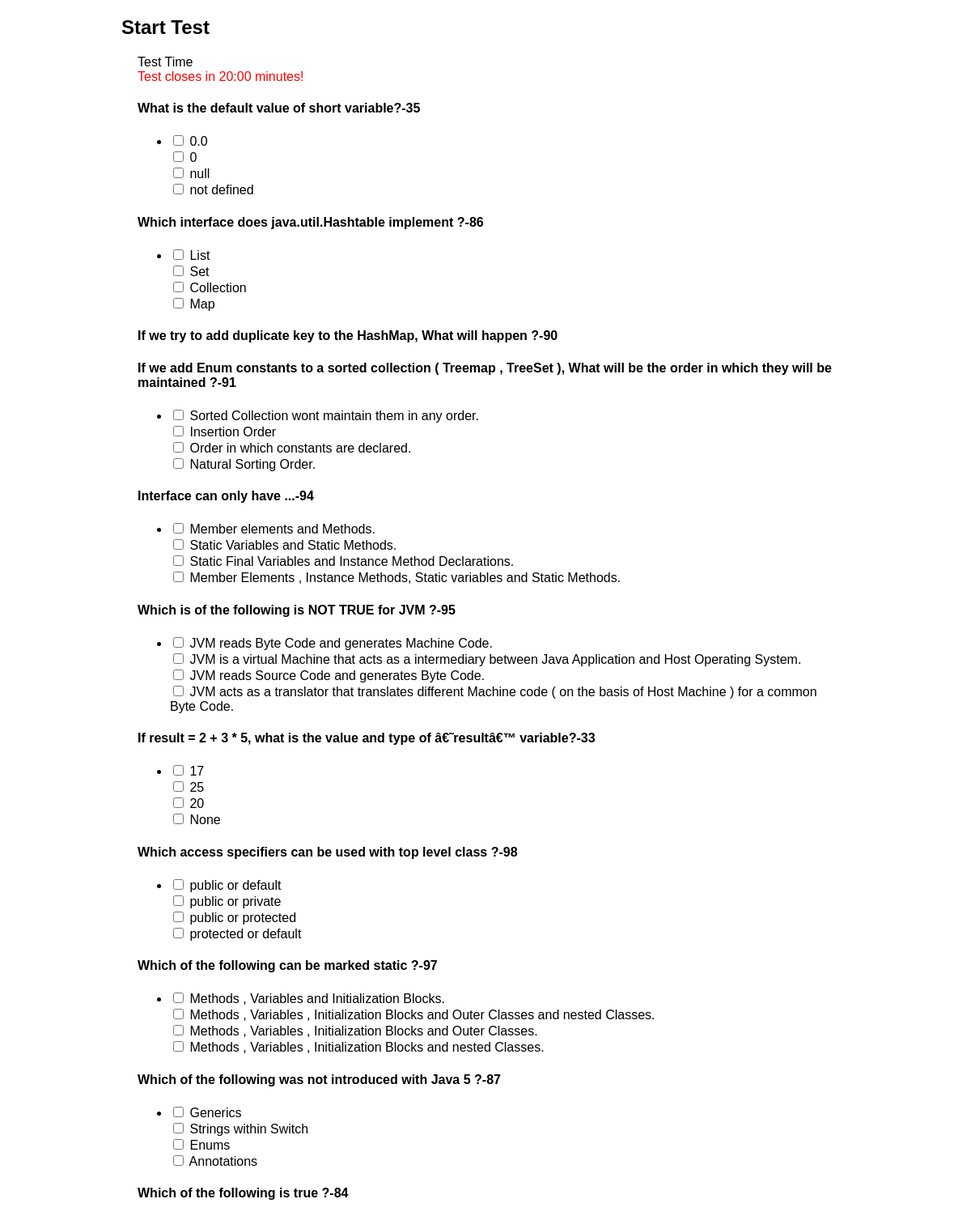
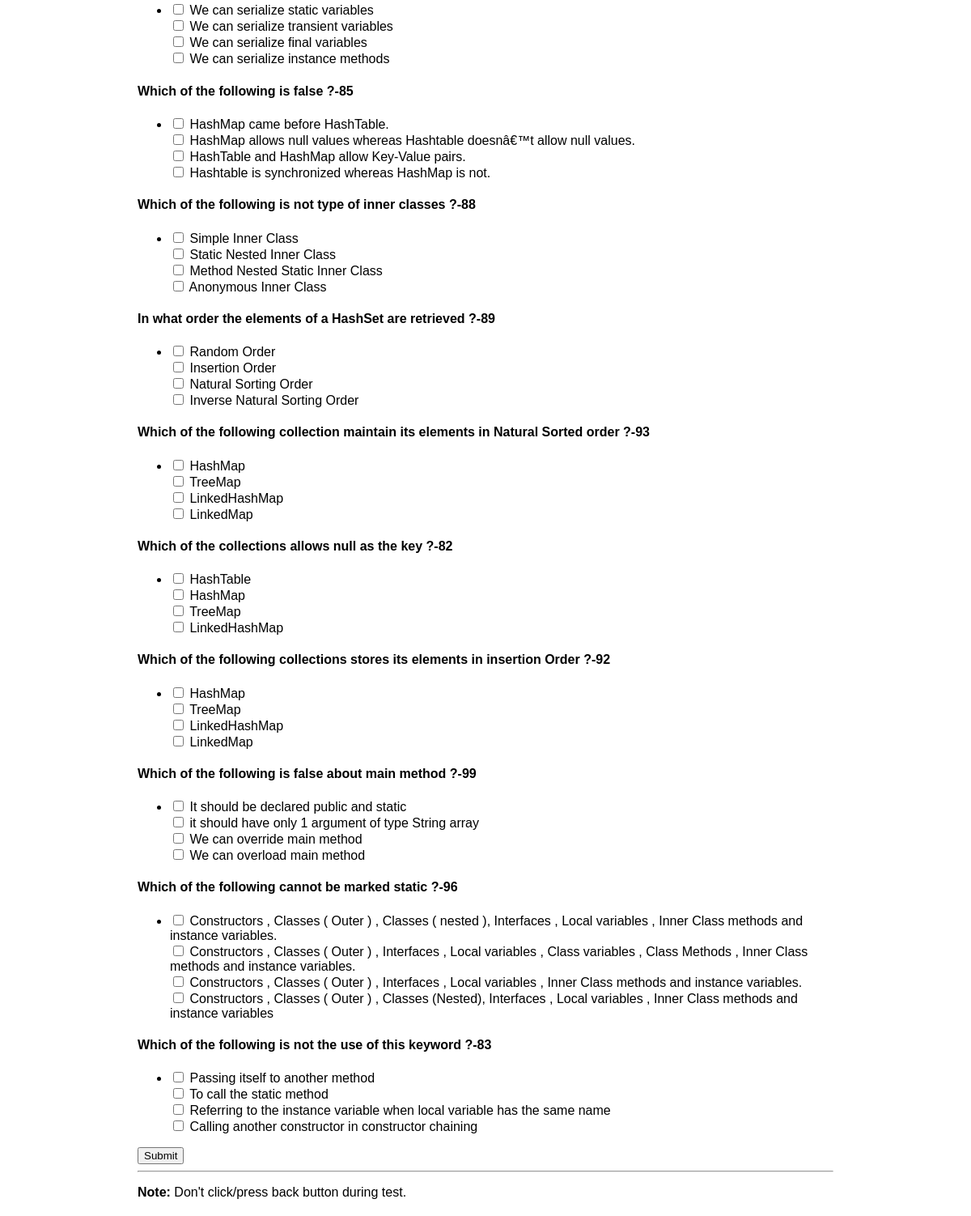
Screenshot of /php/start_test.php?cat=JAVA with the database file from the repository (2 pictures, top to bottom).
### tables this page shows
CREATE TABLE IF NOT EXISTS `questions` (
  `id` int(10) NOT NULL AUTO_INCREMENT,
  `question` varchar(400) NOT NULL,
  `category_id` int(10) NOT NULL,
  `level` varchar(10) NOT NULL,
  `isActive` tinyint(1) NOT NULL DEFAULT '1',
  PRIMARY KEY (`id`),
  KEY `category_id` (`category_id`)
);

CREATE TABLE IF NOT EXISTS `question_choices` (
  `id` int(10) NOT NULL AUTO_INCREMENT,
  `question_id` int(10) NOT NULL,
  `is_Correct_Choice` varchar(4) NOT NULL,
  `choice1` varchar(300) NOT NULL,
  `choice2` varchar(300) NOT NULL,
  `choice3` varchar(300) NOT NULL,
  `choice4` varchar(300) NOT NULL,
  `choice5` varchar(300) NOT NULL,
  `choice6` varchar(300) NOT NULL,
  `choice7` varchar(300) NOT NULL,
  `choice8` varchar(300) NOT NULL,
  `choice9` varchar(300) NOT NULL,
  `choice10` varchar(300) NOT NULL,
  PRIMARY KEY (`id`),
  KEY `question_id` (`question_id`)
);

### php/start_test.php (the view, shortened to what this page needs)
<?php
$cat = $_REQUEST['cat'];
$cat = strtoupper($cat);
$sql = "select * from category where category_name = '$cat'";
$result = mysql_query($sql) or die(mysql_error());
$value = mysql_fetch_object($result);
$cat_id = $value->id;
?>
<!DOCTYPE html>
<html lang="en">
<head>
</head>
<body oncontextmenu="return false">
<div id="content">
<div class="row">
<div class="col-md-3 col-lg-4 text-center">
<h2>Start Test</h2>
</div>
</div>
<div class="bs-example">
<div class="row">
<div class="col-md-3 col-lg-4">
<div class="panel panel-default">
                    <div class="panel-heading pull-center">Test Time</div>
                    <div class="panel-body">
                        <?php   ?> <div><font color="red">Test closes in <span id="time">20:00</span> minutes!</font></div>
                    </div>
                </div>
</div>
    <div class="col-md-8 col-lg-8">
	<form>
<?php
$sql1 = "SELECT t1.id,t1.question FROM questions t1 JOIN category t2 ON t2.id = t1.category_id WHERE t1.category_id = '$cat_id' order by RAND() LIMIT 20 ";
$result = mysql_query($sql1) or die(mysql_error());
while($row = mysql_fetch_array($result))
{
$id = $row[0];
?>	<div id="question_option" style="border:1px;">
	<div id="quest"><h4><?php echo $row[1]; echo '-' . $id; ?></h4></div>
    <div class="q_choice">
	<ul class="list-unstyled">
	<?php $sql2 = "select * from question_choices where question_id = '$id' ";
			$result2 = mysql_query($sql2) or die(mysql_error());
			while($row = mysql_fetch_object($result2))
			{
	?>
        <li><div><input type="checkbox" name="question[<?php echo $id ?>]" value="A"> <?php echo $row->choice1; ?></div>
		<div><input type="checkbox" name="question[<?php echo $id ?>]" value="B"> <?php echo $row->choice2; ?></div>
		<div><input type="checkbox" name="question[<?php echo $id ?>]" value="C"> <?php echo $row->choice3; ?></div>
		<div><input type="checkbox" name="question[<?php echo $id ?>]" value="D"> <?php echo $row->choice4; ?></div></li>
	<?php } ?>
    </ul>
	</div>
	</div>
	<?php
	}
	?>
	<button type="button" class="btn btn-danger submit_test">Submit</button>
	<hr>
	<p><b>Note:</b> Don't click/press back button during test.</p>
	</form>
    </div>
	</div>
</div>
</div>
</body>
</html>

### php/start_test.php (style rules this page uses)
.bs-example { margin: 20px; }
#content { width: 900px; margin: 0 auto; font-family:Arial, Helvetica, sans-serif; }

### rows the page displays
questions: question "What is the default value of short variable?", id "35"
question_choices: choice1 "0.0", choice2 "0", choice3 "null", choice4 "not defined"
questions: question "Which interface does java.util.Hashtable implement ?", id "86"
question_choices: choice1 "List", choice2 "Set", choice3 "Collection", choice4 "Map"
questions: question "If we try to add duplicate key to the HashMap, What will happen ?", id "90"
questions: question "If we add Enum constants to a sorted collection ( Treemap , TreeSet ), What will be the order in which they will be maintained ?", id "91"
question_choices: choice1 "Sorted Collection wont maintain them in any order.", choice2 "Insertion Order", choice3 "Order in which constants are declared.", choice4 "Natural Sorting Order."
questions: question "Interface can only have ...", id "94"
question_choices: choice1 "Member elements and Methods.", choice2 "Static Variables and Static Methods.", choice3 "Static Final Variables and Instance Method Declarations.", choice4 "Member Elements , Instance Methods, Static variables and Static Methods."
questions: question "Which is of the following is NOT TRUE for JVM ?", id "95"
question_choices: choice1 "JVM reads Byte Code and generates Machine Code.", choice2 "JVM is a virtual Machine that acts as a intermediary between Java Application and Host Operating System.", choice3 "JVM reads Source Code and generates Byte Code.", choice4 "JVM acts as a translator that translates different Machine code ( on the basis of Host Machine ) for a common Byte Code."
questions: question "If result = 2 + 3 * 5, what is the value and type of â€˜resultâ€™ variable?", id "33"
question_choices: choice1 "17", choice2 "25", choice3 "20", choice4 "None"
questions: question "Which access specifiers can be used with top level class ?", id "98"
question_choices: choice1 "public or default", choice2 "public or private", choice3 "public or protected", choice4 "protected or default"
questions: question "Which of the following can be marked static ?", id "97"
question_choices: choice1 "Methods , Variables and Initialization Blocks.", choice2 "Methods , Variables , Initialization Blocks and Outer Classes and nested Classes.", choice3 "Methods , Variables , Initialization Blocks and Outer Classes.", choice4 "Methods , Variables , Initialization Blocks and nested Classes."
questions: question "Which of the following was not introduced with Java 5 ?", id "87"
question_choices: choice1 "Generics", choice2 "Strings within Switch", choice3 "Enums", choice4 "Annotations"
questions: question "Which of the following is true ?", id "84"
question_choices: choice1 "We can serialize static variables", choice2 "We can serialize transient variables", choice3 "We can serialize final variables", choice4 "We can serialize instance methods"
questions: question "Which of the following is false ?", id "85"
question_choices: choice1 "HashMap came before HashTable.", choice2 "HashMap allows null values whereas Hashtable doesnâ€™t allow null values.", choice3 "HashTable and HashMap allow Key-Value pairs.", choice4 "Hashtable is synchronized whereas HashMap is not."
questions: question "Which of the following is not type of inner classes ?", id "88"
question_choices: choice1 "Simple Inner Class", choice2 "Static Nested Inner Class", choice3 "Method Nested Static Inner Class", choice4 "Anonymous Inner Class"
questions: question "In what order the elements of a HashSet are retrieved ?", id "89"
question_choices: choice1 "Random Order", choice2 "Insertion Order", choice3 "Natural Sorting Order", choice4 "Inverse Natural Sorting Order"
questions: question "Which of the following collection maintain its elements in Natural Sorted order ?", id "93"
question_choices: choice1 "HashMap", choice2 "TreeMap", choice3 "LinkedHashMap", choice4 "LinkedMap"
questions: question "Which of the collections allows null as the key ?", id "82"
question_choices: choice1 "HashTable", choice2 "HashMap", choice3 "TreeMap", choice4 "LinkedHashMap"
questions: question "Which of the following collections stores its elements in insertion Order ?", id "92"
question_choices: choice1 "HashMap", choice2 "TreeMap", choice3 "LinkedHashMap", choice4 "LinkedMap"
questions: question "Which of the following is false about main method ?", id "99"
question_choices: choice1 "It should be declared public and static", choice2 "it should have only 1 argument of type String array", choice3 "We can override main method", choice4 "We can overload main method"
questions: question "Which of the following cannot be marked static ?", id "96"
question_choices: choice1 "Constructors , Classes ( Outer ) , Classes ( nested ), Interfaces , Local variables , Inner Class methods and instance variables.", choice2 "Constructors , Classes ( Outer ) , Interfaces , Local variables , Class variables , Class Methods , Inner Class methods and instance variables.", choice3 "Constructors , Classes ( Outer ) , Interfaces , Local variables , Inner Class methods and instance variables.", choice4 "Constructors , Classes ( Outer ) , Classes (Nested), Interfaces , Local variables , Inner Class methods and instance variables"
questions: question "Which of the following is not the use of this keyword ?", id "83"
question_choices: choice1 "Passing itself to another method", choice2 "To call the static method", choice3 "Referring to the instance variable when local variable has the same name", choice4 "Calling another constructor in constructor chaining"
